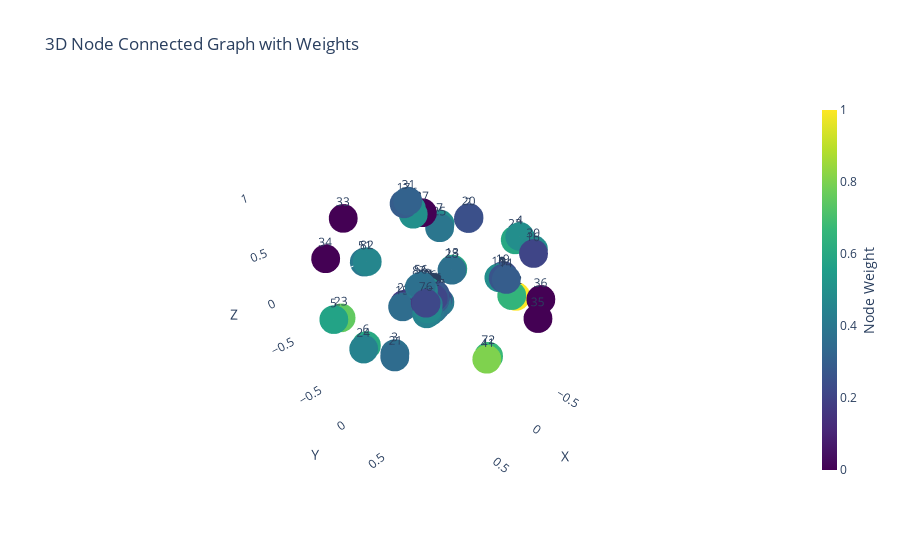

The notebook cell this image was saved under:
### Markdown cell above
# 3d plot

### Code cell
import plotly.graph_objects as go
import networkx as nx
import numpy as np

# Create a graph
G = nx.Graph()
# G.add_nodes_from([(1, {'weight': 0.1}), (2, {'weight': 0.6}), (3, {'weight': 0.9}), (4, {'weight': 0.3})])
# G.add_edges_from([(1, 2), (1, 3), (2, 4), (3, 4)])
G.add_nodes_from(node_list_filtered)
G.add_edges_from(edge_list_filtered)

# Generate random 3D positions for the nodes
pos = nx.spring_layout(G, dim=3)  # 3D spring layout

# Extract positions for plotting
x = [pos[node][0] for node in G.nodes()]
y = [pos[node][1] for node in G.nodes()]
z = [pos[node][2] for node in G.nodes()]

# Prepare edges for 3D visualization
edge_x = []
edge_y = []
edge_z = []
for edge in G.edges():
    x0, y0, z0 = pos[edge[0]]
    x1, y1, z1 = pos[edge[1]]
    edge_x.extend([x0, x1, None])  # None for line breaks
    edge_y.extend([y0, y1, None])
    edge_z.extend([z0, z1, None])

# Create the figure
fig = go.Figure()

# Add edges to the figure
fig.add_trace(go.Scatter3d(
    x=edge_x, y=edge_y, z=edge_z,
    line=dict(width=0.5, color='gray'),
    hoverinfo='none',
    mode='lines'
))

# Add nodes with colors based on weight
fig.add_trace(go.Scatter3d(
    x=x,
    y=y,
    z=z,
    mode='markers+text',
    # text=[f'Node {node}: {G.nodes[node]["weight"]}' for node in G.nodes()],
    text=[f'{G.nodes[node]["idx"]}' for node in G.nodes()],
    textposition="top center",
    marker=dict(
        showscale=True,
        colorscale='Viridis',
        size=10,
        color=[G.nodes[node]['weight'] for node in G.nodes()],  # Node colors by weight
        colorbar=dict(thickness=15, title="Node Weight", xanchor='left', titleside='right'),
    ))
)

# Update the layout
fig.update_layout(title='3D Node Connected Graph with Weights', 
                  scene=dict(xaxis_title='X', yaxis_title='Y', zaxis_title='Z'),
                  showlegend=False)
fig.update_layout(scene=dict(
    xaxis=dict(showbackground=False),
    yaxis=dict(showbackground=False),
    zaxis=dict(showbackground=False)
))
# Show the figure
fig.show()

### Figure 1 — Plotly figure (JSON) as saved in the notebook; plotly's stock layout.template omitted (floating-point values rounded to 4 significant figures; data arrays with more than 128 entries replaced by an {"elided": "..."} marker saying what was removed)
{"data": [{"hoverinfo": "none", "line": {"color": "gray", "width": 0.5}, "mode": "lines", "type": "scatter3d", "x": {"elided": "1509 float values"}, "y": {"elided": "1509 float values"}, "z": {"elided": "1509 float values"}}, {"marker": {"color": [0.2403, 0.2481, 0.3721, 0.4935, 0.5762, 0.6021, 0.4832, 0.5013, 0.261, 0.4884, 1, 0.6021, 0.2946, 0.3566, 0.2093, 0.2946, 0.2351, 0.2481, 0.3514, 0.5969, 0.7519, 0.4444, 0.3928, 0.4755, 0.6512, 0.3669, 0.1731, 0.4806, 0.3127, 0, 0, 0, 0, 0, 0.3566, 0.2791, 0.6202, 0.8036, 0.168, 0.3023, 0.3204, 0.4729, 0.3204, 0.261, 0.124, 0.4031, 0.2868, 0.4005, 0.2119, 0.4031, 0.4083, 0.2997, 0.3695, 0.2222, 0.168, 0.2326, 0.3101, 0.3798, 0.261, 0.2713, 0.1886, 0.2171, 0.2429, 0.1964, 0.354, 0.4444, 0.3307, 0.4961, 0.6718, 0.5943, 0.5245, 0.3101, 0.2196, 0.4186, 0.1266, 0.447, 0.292, 0.4832, 0.4599, 0.2791, 0.4755, 0.4393, 0.4367, 0.385, 0.23, 0.4109, 0.2403, 0.1835, 0.4083, 0.1783, 0.2687, 0.2067, 0.2532, 0.1059, 0.3359, 0.1886], "colorbar": {"thickness": 15, "title": {"side": "right", "text": "Node Weight"}, "xanchor": "left"}, "colorscale": [[0, "#440154"], [0.1111, "#482878"], [0.2222, "#3e4989"], [0.3333, "#31688e"], [0.4444, "#26828e"], [0.5556, "#1f9e89"], [0.6667, "#35b779"], [0.7778, "#6ece58"], [0.8889, "#b5de2b"], [1, "#fde725"]], "showscale": true, "size": 10}, "mode": "markers+text", "text": ["1", "2", "3", "4", "5", "6", "7", "8", "9", "10", "12", "13", "14", "15", "16", "17", "19", "20", "21", "22", "23", "24", "25", "26", "27", "28", "29", "30", "31", "33", "34", "35", "36", "37", "38", "39", "40", "41", "42", "43", "44", "45", "46", "47", "48", "49", "50", "51", "52", "53", "54", "55", "56", "57", "58", "59", "60", "61", "62", "63", "64", "65", "66", "67", "68", "69", "70", "71", "72", "73", "74", "75", "76", "77", "78", "79", "80", "81", "82", "83", "84", "85", "86", "87", "88", "89", "90", "91", "92", "93", "94", "95", "96", "97", "98", "99"], "textposition": "top center", "type": "scatter3d", "x": [-0.6893, -0.292, 0.3074, -0.591, 0.9471, 0.9048, -0.6507, -0.2785, -0.6686, -0.6494, -0.8248, -0.6533, -0.6569, -0.1079, -0.4031, 0.3138, -0.7013, -0.2749, 0.3273, -0.5575, 0.8884, 0.9351, -0.6059, -0.2959, -0.7749, -0.6111, -0.1365, -0.424, 0.2881, 0.4263, 0.6391, -0.1525, -0.5064, -0.4596, 0.1679, 0.09421, 0.1398, -0.2368, 0.1099, 0.07225, 0.05817, 0.2209, 0.08425, 0.03911, 0.1631, 0.07627, 0.07488, 0.2166, 0.1238, 0.08201, 0.02002, 0.05146, 0.1678, 0.1021, 0.2035, 0.08541, 0.1294, 0.1194, 0.06471, 0.08782, 0.09686, 0.07971, 0.09483, 0.1155, 0.1049, 0.2249, 0.07855, 0.1322, -0.2654, 0.04696, 0.07852, 0.03373, 0.2304, 0.08511, 0.06473, 0.1699, 0.08539, 0.05958, 0.2014, 0.1037, 0.08577, 0.02558, 0.06154, 0.1819, 0.0769, 0.1818, 0.09851, 0.1329, 0.1694, 0.06074, 0.09795, 0.09496, 0.06733, 0.09098, 0.108, 0.115], "y": [0.2284, 0.09747, -0.3069, 0.4448, -0.272, 0.106, -0.6091, -0.6087, 0.2549, 0.2169, 0.3247, -0.4138, 0.302, -0.6462, 0.723, -0.03897, 0.2306, 0.1187, -0.2877, 0.4242, -0.2521, 0.1071, -0.5701, -0.6532, 0.3064, -0.3857, -0.6495, 0.7043, -0.02457, -0.7525, -0.7972, 1, 0.7971, -0.6731, 0.06973, 0.06437, -0.01615, 0.4604, -0.003052, 0.02537, -0.001205, 0.106, -0.005082, 0.05306, -0.01456, 0.07985, 0.01306, -0.8094, 0.07725, 0.01369, 0.05939, 0.02601, -0.02897, 0.05355, 0.0574, 0.05556, 0.03613, 0.07649, 0.04315, 0.06313, 0.0354, 0.03285, 0.0258, 0.005055, 0.03908, 0.09591, 0.06118, 0.0004748, 0.4577, -0.008029, 0.0243, 0.0104, 0.09662, 0.004553, 0.06301, 0.0008613, 0.0774, 0.02223, -0.7799, 0.07744, 0.04204, 0.03923, 0.05136, -0.03946, 0.05947, 0.07332, 0.05427, 0.03981, 0.07596, 0.04865, 0.06149, 0.03247, 0.0342, 0.03284, 0.003556, 0.04828], "z": [-0.09526, 0.6524, -0.8105, 0.4952, 0.02278, -0.05269, 0.2145, 0.4562, -0.0724, -0.07703, -0.3402, -0.2628, -0.06096, -0.6137, 0.5164, 0.943, -0.06881, 0.6748, -0.8321, 0.4663, 0.01991, -0.07118, 0.2018, 0.4941, -0.3145, -0.245, -0.5938, 0.5374, 0.9618, 0.6082, 0.2603, 0.1319, 0.03339, 0.3894, -0.08243, -0.01268, 0.05354, -0.739, -0.03649, -0.01615, -0.06631, -0.05422, 0.01358, -0.07483, 0.04226, -0.08716, -0.04715, 0.0338, -0.0006027, -0.1008, -0.1099, -0.09771, 0.1034, -0.007234, -0.02049, 0.002534, -0.007056, -0.1239, -0.04011, -0.0404, 0.01451, -0.06835, -0.04543, -0.124, -0.09723, -0.1128, -0.01925, 0.05131, -0.7189, -0.05243, -0.02494, -0.03773, 0.01009, -0.006404, -0.09423, 0.06668, -0.1057, -0.04501, 0.04616, 0.01599, -0.06507, -0.09394, -0.07106, 0.09058, -0.006204, -0.04518, -0.02464, 0.004779, -0.1324, -0.04867, -0.04487, 0.0005845, -0.06399, -0.03245, -0.09494, -0.07794]}], "layout": {"scene": {"xaxis": {"showbackground": false, "title": {"text": "X"}}, "yaxis": {"showbackground": false, "title": {"text": "Y"}}, "zaxis": {"showbackground": false, "title": {"text": "Z"}}}, "showlegend": false, "title": {"text": "3D Node Connected Graph with Weights"}}}
